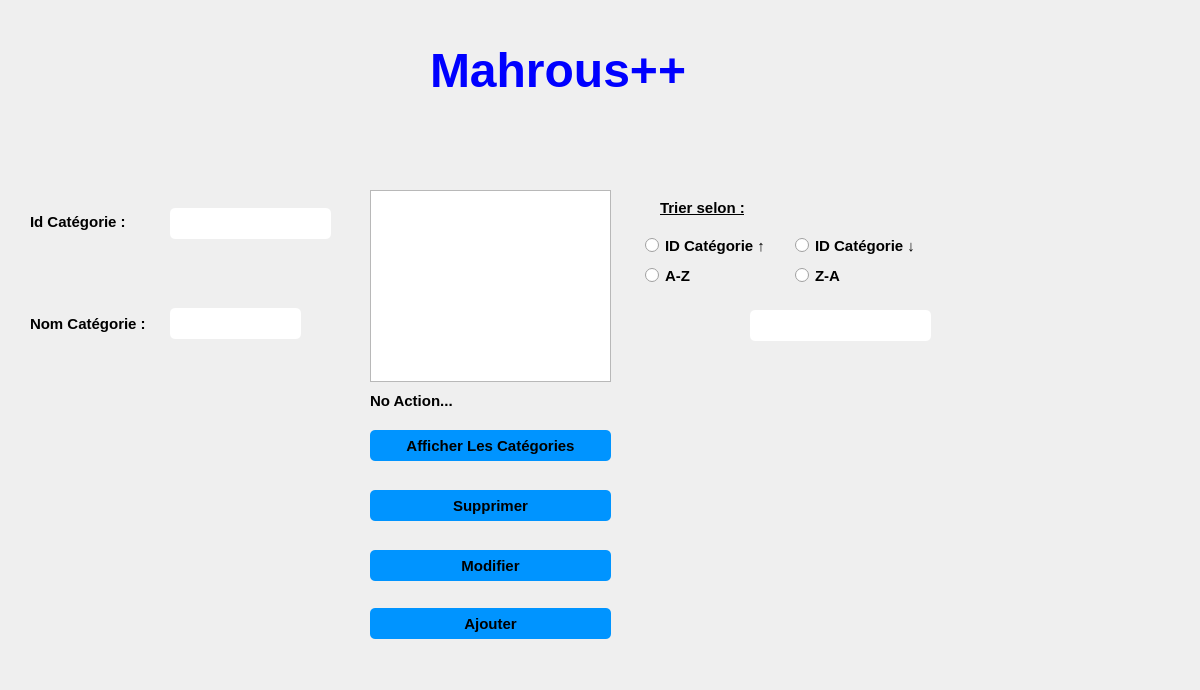
<?xml version="1.0" encoding="UTF-8"?>
<ui version="4.0">
 <class>categorie_materiel</class>
 <widget class="QDialog" name="categorie_materiel">
  <property name="geometry">
   <rect>
    <x>0</x>
    <y>0</y>
    <width>1200</width>
    <height>690</height>
   </rect>
  </property>
  <property name="windowTitle">
   <string>Dialog</string>
  </property>
  <widget class="QPushButton" name="AjouterCategorieMateriel">
   <property name="geometry">
    <rect>
     <x>370</x>
     <y>608</y>
     <width>241</width>
     <height>31</height>
    </rect>
   </property>
   <property name="font">
    <font>
     <pointsize>11</pointsize>
     <weight>75</weight>
     <bold>true</bold>
    </font>
   </property>
   <property name="styleSheet">
    <string notr="true">QPushButton {
padding: 5px;
border-radius: 5px;
background-color:#0094ff;
font-weight: bold;
}
QPushButton:hover
{
color :white;
}</string>
   </property>
   <property name="text">
    <string>Ajouter</string>
   </property>
  </widget>
  <widget class="QLabel" name="label_2">
   <property name="geometry">
    <rect>
     <x>30</x>
     <y>278</y>
     <width>123</width>
     <height>91</height>
    </rect>
   </property>
   <property name="font">
    <font>
     <pointsize>11</pointsize>
     <weight>75</weight>
     <bold>true</bold>
    </font>
   </property>
   <property name="text">
    <string>Nom Catégorie :</string>
   </property>
  </widget>
  <widget class="QTableView" name="afficher_categorie">
   <property name="geometry">
    <rect>
     <x>370</x>
     <y>190</y>
     <width>241</width>
     <height>192</height>
    </rect>
   </property>
   <property name="styleSheet">
    <string notr="true">QScrollBar:vertical {
                 background: #0094ff;
                }
                QScrollBar:horizontal {
                 background: #0094ff;
                }

QTableView  
{  
  qproperty-currentItemBackground: #cccccc;  
}</string>
   </property>
   <attribute name="verticalHeaderVisible">
    <bool>false</bool>
   </attribute>
  </widget>
  <widget class="QLineEdit" name="cx_idcategorie">
   <property name="geometry">
    <rect>
     <x>170</x>
     <y>208</y>
     <width>161</width>
     <height>31</height>
    </rect>
   </property>
   <property name="styleSheet">
    <string notr="true">QLineEdit {
padding: 5px;
border-radius: 5px;

font-weight: bold;
}</string>
   </property>
  </widget>
  <widget class="QPushButton" name="ModifierCategorieMaeriel">
   <property name="geometry">
    <rect>
     <x>370</x>
     <y>550</y>
     <width>241</width>
     <height>31</height>
    </rect>
   </property>
   <property name="font">
    <font>
     <pointsize>11</pointsize>
     <weight>75</weight>
     <bold>true</bold>
    </font>
   </property>
   <property name="styleSheet">
    <string notr="true">QPushButton {
padding: 5px;
border-radius: 5px;
background-color:#0094ff;
font-weight: bold;
}
QPushButton:hover
{
color :white;
}</string>
   </property>
   <property name="text">
    <string>Modifier</string>
   </property>
  </widget>
  <widget class="QLabel" name="label">
   <property name="geometry">
    <rect>
     <x>30</x>
     <y>178</y>
     <width>123</width>
     <height>87</height>
    </rect>
   </property>
   <property name="font">
    <font>
     <pointsize>11</pointsize>
     <weight>75</weight>
     <bold>true</bold>
    </font>
   </property>
   <property name="text">
    <string>Id Catégorie :</string>
   </property>
  </widget>
  <widget class="QLabel" name="label_3">
   <property name="geometry">
    <rect>
     <x>370</x>
     <y>380</y>
     <width>251</width>
     <height>41</height>
    </rect>
   </property>
   <property name="font">
    <font>
     <pointsize>11</pointsize>
     <weight>75</weight>
     <bold>true</bold>
    </font>
   </property>
   <property name="text">
    <string>No Action...</string>
   </property>
  </widget>
  <widget class="QLineEdit" name="cx_nomcategorie">
   <property name="geometry">
    <rect>
     <x>170</x>
     <y>308</y>
     <width>131</width>
     <height>31</height>
    </rect>
   </property>
   <property name="styleSheet">
    <string notr="true">QLineEdit {
padding: 5px;
border-radius: 5px;

font-weight: bold;
}</string>
   </property>
  </widget>
  <widget class="QPushButton" name="SupprimerCategorieMateriel">
   <property name="geometry">
    <rect>
     <x>370</x>
     <y>490</y>
     <width>241</width>
     <height>31</height>
    </rect>
   </property>
   <property name="font">
    <font>
     <pointsize>11</pointsize>
     <weight>75</weight>
     <bold>true</bold>
    </font>
   </property>
   <property name="styleSheet">
    <string notr="true">QPushButton {
padding: 5px;
border-radius: 5px;
background-color:#0094ff;
font-weight: bold;
}
QPushButton:hover
{
color :white;
}</string>
   </property>
   <property name="text">
    <string>Supprimer</string>
   </property>
  </widget>
  <widget class="QPushButton" name="AfficherCategorieMateriel">
   <property name="geometry">
    <rect>
     <x>370</x>
     <y>430</y>
     <width>241</width>
     <height>31</height>
    </rect>
   </property>
   <property name="font">
    <font>
     <pointsize>11</pointsize>
     <weight>75</weight>
     <bold>true</bold>
    </font>
   </property>
   <property name="styleSheet">
    <string notr="true">QPushButton {
padding: 5px;
border-radius: 5px;
background-color:#0094ff;
font-weight: bold;
}
QPushButton:hover
{
color :white;
}</string>
   </property>
   <property name="text">
    <string>Afficher Les Catégories</string>
   </property>
  </widget>
  <widget class="QPushButton" name="RechercheCategorieMateriel">
   <property name="geometry">
    <rect>
     <x>650</x>
     <y>310</y>
     <width>41</width>
     <height>31</height>
    </rect>
   </property>
   <property name="font">
    <font>
     <family>MS Shell Dlg 2</family>
     <pointsize>11</pointsize>
     <weight>75</weight>
     <bold>true</bold>
    </font>
   </property>
   <property name="styleSheet">
    <string notr="true">QPushButton { border: none;image :url(C:/Users/ASUS/Downloads/loupe.png);}
QPushButton:hover
{
border: none;image :url(C:/Users/ASUS/Downloads/business-and-finance (3).png);
}
</string>
   </property>
   <property name="text">
    <string/>
   </property>
  </widget>
  <widget class="QRadioButton" name="trieriddecroi">
   <property name="geometry">
    <rect>
     <x>790</x>
     <y>230</y>
     <width>141</width>
     <height>31</height>
    </rect>
   </property>
   <property name="font">
    <font>
     <pointsize>11</pointsize>
     <weight>75</weight>
     <bold>true</bold>
    </font>
   </property>
   <property name="styleSheet">
    <string notr="true">
padding: 5px;
border-radius: 5px;

font-weight: bold;
</string>
   </property>
   <property name="text">
    <string>ID Catégorie ↓</string>
   </property>
  </widget>
  <widget class="QRadioButton" name="trierAZ">
   <property name="geometry">
    <rect>
     <x>640</x>
     <y>260</y>
     <width>83</width>
     <height>31</height>
    </rect>
   </property>
   <property name="font">
    <font>
     <pointsize>11</pointsize>
     <weight>75</weight>
     <bold>true</bold>
    </font>
   </property>
   <property name="styleSheet">
    <string notr="true">
padding: 5px;
border-radius: 5px;

font-weight: bold;
</string>
   </property>
   <property name="text">
    <string>A-Z</string>
   </property>
  </widget>
  <widget class="QLineEdit" name="lineEdit_recherche">
   <property name="geometry">
    <rect>
     <x>750</x>
     <y>310</y>
     <width>181</width>
     <height>31</height>
    </rect>
   </property>
   <property name="styleSheet">
    <string notr="true">QLineEdit {
padding: 5px;
border-radius: 5px;

font-weight: bold;
}</string>
   </property>
  </widget>
  <widget class="QRadioButton" name="trieridcroi">
   <property name="geometry">
    <rect>
     <x>640</x>
     <y>230</y>
     <width>151</width>
     <height>31</height>
    </rect>
   </property>
   <property name="font">
    <font>
     <pointsize>11</pointsize>
     <weight>75</weight>
     <bold>true</bold>
    </font>
   </property>
   <property name="styleSheet">
    <string notr="true">
padding: 5px;
border-radius: 5px;

font-weight: bold;
</string>
   </property>
   <property name="text">
    <string>ID Catégorie ↑ </string>
   </property>
  </widget>
  <widget class="QLabel" name="label_5">
   <property name="geometry">
    <rect>
     <x>660</x>
     <y>200</y>
     <width>111</width>
     <height>16</height>
    </rect>
   </property>
   <property name="font">
    <font>
     <pointsize>11</pointsize>
     <weight>75</weight>
     <bold>true</bold>
     <underline>true</underline>
    </font>
   </property>
   <property name="text">
    <string>Trier selon :</string>
   </property>
  </widget>
  <widget class="QRadioButton" name="trierZA">
   <property name="geometry">
    <rect>
     <x>790</x>
     <y>260</y>
     <width>83</width>
     <height>31</height>
    </rect>
   </property>
   <property name="font">
    <font>
     <pointsize>11</pointsize>
     <weight>75</weight>
     <bold>true</bold>
    </font>
   </property>
   <property name="styleSheet">
    <string notr="true">
padding: 5px;
border-radius: 5px;

font-weight: bold;
</string>
   </property>
   <property name="text">
    <string>Z-A</string>
   </property>
  </widget>
  <widget class="QLabel" name="pic">
   <property name="geometry">
    <rect>
     <x>0</x>
     <y>0</y>
     <width>1200</width>
     <height>690</height>
    </rect>
   </property>
   <property name="text">
    <string/>
   </property>
  </widget>
  <widget class="QLabel" name="remarque_nom">
   <property name="geometry">
    <rect>
     <x>330</x>
     <y>308</y>
     <width>31</width>
     <height>31</height>
    </rect>
   </property>
   <property name="font">
    <font>
     <pointsize>15</pointsize>
     <weight>75</weight>
     <bold>true</bold>
    </font>
   </property>
   <property name="styleSheet">
    <string notr="true">color:red;</string>
   </property>
   <property name="text">
    <string/>
   </property>
  </widget>
  <widget class="QLabel" name="text_chiffre">
   <property name="geometry">
    <rect>
     <x>180</x>
     <y>248</y>
     <width>151</width>
     <height>21</height>
    </rect>
   </property>
   <property name="font">
    <font>
     <pointsize>7</pointsize>
     <weight>75</weight>
     <bold>true</bold>
    </font>
   </property>
   <property name="styleSheet">
    <string notr="true">color:red;</string>
   </property>
   <property name="text">
    <string/>
   </property>
  </widget>
  <widget class="QLabel" name="text_vide">
   <property name="geometry">
    <rect>
     <x>30</x>
     <y>178</y>
     <width>281</width>
     <height>21</height>
    </rect>
   </property>
   <property name="font">
    <font>
     <pointsize>7</pointsize>
     <weight>75</weight>
     <bold>true</bold>
    </font>
   </property>
   <property name="styleSheet">
    <string notr="true">color:red;</string>
   </property>
   <property name="text">
    <string/>
   </property>
  </widget>
  <widget class="QLabel" name="remarque_id">
   <property name="geometry">
    <rect>
     <x>330</x>
     <y>208</y>
     <width>41</width>
     <height>31</height>
    </rect>
   </property>
   <property name="font">
    <font>
     <pointsize>15</pointsize>
     <weight>75</weight>
     <bold>true</bold>
    </font>
   </property>
   <property name="styleSheet">
    <string notr="true">color:red;</string>
   </property>
   <property name="text">
    <string/>
   </property>
  </widget>
  <widget class="QLabel" name="text_lettres">
   <property name="geometry">
    <rect>
     <x>170</x>
     <y>348</y>
     <width>191</width>
     <height>31</height>
    </rect>
   </property>
   <property name="font">
    <font>
     <pointsize>7</pointsize>
     <weight>75</weight>
     <bold>true</bold>
    </font>
   </property>
   <property name="styleSheet">
    <string notr="true">color:red;</string>
   </property>
   <property name="text">
    <string/>
   </property>
  </widget>
  <widget class="QLabel" name="label_10">
   <property name="geometry">
    <rect>
     <x>430</x>
     <y>30</y>
     <width>321</width>
     <height>81</height>
    </rect>
   </property>
   <property name="text">
    <string>&lt;html&gt;&lt;head/&gt;&lt;body&gt;&lt;p&gt;&lt;span style=&quot; font-size:36pt; font-weight:600; color:#0000ff;&quot;&gt;Mahrous++&lt;/span&gt;&lt;/p&gt;&lt;/body&gt;&lt;/html&gt;</string>
   </property>
  </widget>
  <zorder>pic</zorder>
  <zorder>AjouterCategorieMateriel</zorder>
  <zorder>label_2</zorder>
  <zorder>afficher_categorie</zorder>
  <zorder>cx_idcategorie</zorder>
  <zorder>ModifierCategorieMaeriel</zorder>
  <zorder>label</zorder>
  <zorder>label_3</zorder>
  <zorder>cx_nomcategorie</zorder>
  <zorder>SupprimerCategorieMateriel</zorder>
  <zorder>AfficherCategorieMateriel</zorder>
  <zorder>RechercheCategorieMateriel</zorder>
  <zorder>trieriddecroi</zorder>
  <zorder>trierAZ</zorder>
  <zorder>lineEdit_recherche</zorder>
  <zorder>trieridcroi</zorder>
  <zorder>label_5</zorder>
  <zorder>trierZA</zorder>
  <zorder>remarque_nom</zorder>
  <zorder>text_chiffre</zorder>
  <zorder>text_vide</zorder>
  <zorder>remarque_id</zorder>
  <zorder>text_lettres</zorder>
  <zorder>label_10</zorder>
 </widget>
 <resources/>
 <connections/>
</ui>
